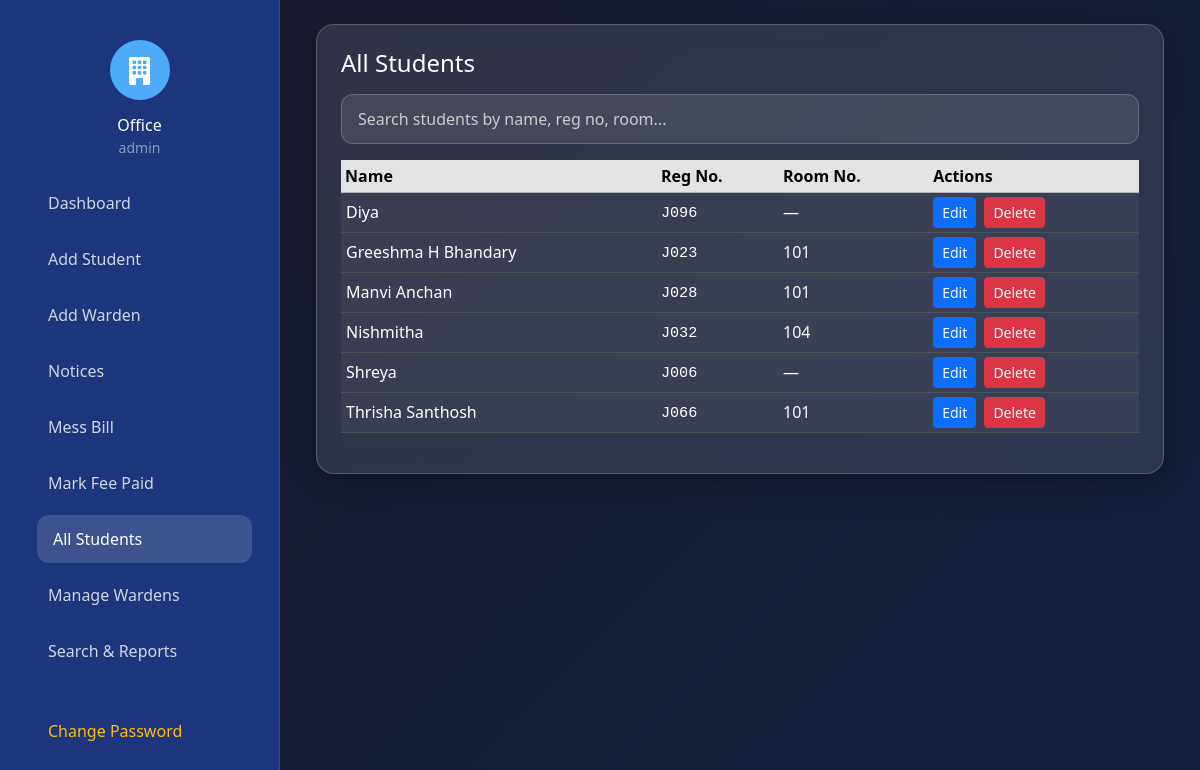
Screenshot of /dashboards/office.php?section=students (signed in) with the database file from the repository.
### tables this page shows
CREATE TABLE `students` (
  `id` int(11) NOT NULL,
  `user_id` int(11) NOT NULL,
  `name` varchar(100) NOT NULL,
  `phone` varchar(15) DEFAULT NULL,
  `email` varchar(100) DEFAULT NULL,
  `dob` date DEFAULT NULL,
  `address` text DEFAULT NULL,
  `register_no` varchar(20) NOT NULL,
  `room_no` varchar(10) DEFAULT NULL,
  `block` varchar(10) DEFAULT NULL,
  `year` varchar(10) DEFAULT NULL,
  `branch` varchar(50) DEFAULT NULL,
  `mess_balance` decimal(10,2) DEFAULT 25000.00,
  `fee_status` enum('paid','not_paid') DEFAULT 'not_paid',
  `fee_paid_by` int(11) DEFAULT NULL,
  `fee_paid_at` datetime DEFAULT NULL,
  `semester_mess_balance` decimal(10,2) DEFAULT 25000.00,
  `semester_rent` decimal(10,2) DEFAULT 50000.00
);

### dashboards/office.php (the view, shortened to what this page needs)
<?php
include '../includes/db.php';
$students = $pdo->query("SELECT s.*, u.username FROM students s JOIN users u ON s.user_id = u.id ORDER BY s.name")->fetchAll();
$active_section = $_GET['section'] ?? 'dashboard';
function url_with_section($section = null, $extra = []) {
    $params = $extra;
    if ($section !== null) $params['section'] = $section;
    elseif (isset($_GET['section'])) $params['section'] = $_GET['section'];
    return $params ? '?' . http_build_query($params) : '?';
}
?>
<!DOCTYPE html>
<html lang="en">
<head>
    <link href="https://cdn.jsdelivr.net/npm/bootstrap@5.3.3/dist/css/bootstrap.min.css" rel="stylesheet">
    <link href="https://cdn.jsdelivr.net/npm/bootstrap-icons@1.11.3/font/bootstrap-icons.min.css" rel="stylesheet">
    <link rel="stylesheet" href="../assets/css/style.css">
</head>
<body class="dashboard-bg">
<div class="sidebar">
    <div class="p-3 text-center">
        <div class="logo-circle mx-auto mb-3">
            <i class="bi bi-building-fill text-white fs-3"></i>
        </div>
        <h6 class="text-white mb-0">Office</h6>
        <small class="text-white-50"><?= htmlspecialchars($_SESSION['username']) ?></small>
    </div>
    <div class="nav-container">
        <ul class="nav flex-column">
            <li class="nav-item"><a href="?" class="nav-link <?= $active_section=='dashboard'?'active':'' ?>">Dashboard</a></li>
            <li class="nav-item"><a href="<?= url_with_section('addstudent') ?>" class="nav-link <?= $active_section=='addstudent'?'active':'' ?>">Add Student</a></li>
            <li class="nav-item"><a href="<?= url_with_section('addwarden') ?>" class="nav-link <?= $active_section=='addwarden'?'active':'' ?>">Add Warden</a></li>
            <li class="nav-item"><a href="<?= url_with_section('notices') ?>" class="nav-link <?= $active_section=='notices'?'active':'' ?>">Notices</a></li>
            <li class="nav-item"><a href="<?= url_with_section('messbill') ?>" class="nav-link <?= $active_section=='messbill'?'active':'' ?>">Mess Bill</a></li>
            <li class="nav-item"><a href="<?= url_with_section('feepaid') ?>" class="nav-link <?= $active_section=='feepaid'?'active':'' ?>">Mark Fee Paid</a></li>
            <li class="nav-item"><a href="<?= url_with_section('students') ?>" class="nav-link <?= $active_section=='students'?'active':'' ?>">All Students</a></li>
            <li class="nav-item"><a href="<?= url_with_section('wardens') ?>" class="nav-link <?= $active_section=='wardens'?'active':'' ?>">Manage Wardens</a></li>
            <li class="nav-item"><a href="<?= url_with_section('reports') ?>" class="nav-link <?= $active_section=='reports'?'active':'' ?>">Search & Reports</a></li>
            <li class="nav-item mt-4"><a href="#" class="nav-link text-warning" data-bs-toggle="modal" data-bs-target="#changePasswordModal">Change Password</a></li>
            <li class="nav-item"><a href="../logout.php" class="nav-link text-danger">Logout</a></li>
        </ul>
    </div>
</div>
<div class="main-content p-4">
    <div class="container-fluid">
        <div id="students" class="content-section <?= $active_section=='students'?'active':'' ?>" style="display: <?= $active_section=='students'?'block':'none' ?>;">
            <div class="glass-card p-4">
                <h4 class="text-white mb-3">All Students</h4>
                <div class="mb-3">
                    <input type="text" id="studentSearch" class="form-control glass-input" placeholder="Search students by name, reg no, room..." autocomplete="off">
                </div>
                <div class="table-responsive">
                    <table class="table table-dark table-hover table-sm align-middle">
                        <thead class="table-secondary">
                            <tr>
                                <th>Name</th>
                                <th>Reg No.</th>
                                <th>Room No.</th>
                                <th>Actions</th>
                            </tr>
                        </thead>
                        <tbody>
                            <?php foreach ($students as $s): ?>
                                <tr class="profile-row" style="cursor: pointer;">
                                    <td class="profile-row">
                                        <button class="btn btn-link text-white p-0 text-start fw-medium profile-link w-100 h-100 text-start"
                                                style="text-decoration: none !important;"
                                                data-type="student"
                                                data-name="<?= htmlspecialchars($s['name']) ?>"
                                                data-username="<?= $s['username'] ?>"
                                                data-regno="<?= $s['register_no'] ?>"
                                                data-block="<?= $s['block'] ?>"
                                                data-room="<?= $s['room_no'] ?? '—' ?>"
                                                data-phone="<?= htmlspecialchars($s['phone'] ?? '') ?>"
                                                data-email="<?= htmlspecialchars($s['email'] ?? '') ?>"
                                                data-dob="<?= $s['dob'] ?>"
                                                data-address="<?= htmlspecialchars($s['address'] ?? '') ?>"
                                                data-year="<?= $s['year'] ?>"
                                                data-branch="<?= $s['branch'] ?>">
                                            <?= htmlspecialchars($s['name']) ?>
                                        </button>
                                    </td>
                                    <td><code><?= $s['register_no'] ?></code></td>
                                    <td><?= $s['room_no'] ?? '—' ?></td>
                                    <td>
                                        <button class="btn btn-sm btn-primary me-1" data-bs-toggle="modal" data-bs-target="#editStudent<?= $s['id'] ?>">Edit</button>
                                        <form method="POST" class="d-inline" onsubmit="return confirm('Delete this student and ALL records?');">
                                            <button name="delete_student" class="btn btn-sm btn-danger">Delete</button>
                                        </form>
                                    </td>
                                </tr>
                            <?php endforeach; ?>
                        </tbody>
                    </table>
                </div>
            </div>
        </div>
    </div>
</div>
</body>
</html>

### assets/css/style.css (style rules this page uses)
.glass-card { background: rgba(255, 255, 255, 0.08); backdrop-filter: blur(14px); -webkit-backdrop-filter: blur(14px); border: 1px solid rgba(255, 255, 255, 0.15); border-radius: 20px; box-shadow: 0 8px 32px rgba(0, 0, 0, 0.37); }
.glass-input { background: rgba(255, 255, 255, 0.1); border: 1px solid rgba(255, 255, 255, 0.2); color: white; border-radius: 12px; padding: 0.75rem 1rem; transition: all 0.3s; }
.glass-input::placeholder { color: rgba(255, 255, 255, 0.6); }
.dashboard-bg { background: linear-gradient(135deg, #1a1a2e, #16213e); min-height: 100vh; color: white; }
.sidebar { position: fixed; top: 0; left: 0; width: 280px; height: 100vh; background: rgba(30, 58, 138, 0.8); backdrop-filter: blur(10px); padding: 1.5rem 1rem; border-right: 1px solid rgba(255,255,255,0.1); z-index: 1000; }
.logo-circle { width: 60px; height: 60px; background: #4dabf7; border-radius: 50%; display: flex; align-items: center; justify-content: center; }
.nav-link { color: rgba(255,255,255,0.8); padding: 0.75rem 1rem; border-radius: 12px; margin: 0.3rem 0; transition: all 0.3s; display: flex; align-items: center; }
.nav-link:hover, .nav-link.active { background: rgba(255,255,255,0.15); color: white; transform: translateX(5px); }
.main-content { margin-left: 280px; padding: 2rem; }
.welcome-card, .service-card, .glass-card { background: rgba(255, 255, 255, 0.1); backdrop-filter: blur(12px); border: 1px solid rgba(255, 255, 255, 0.2); border-radius: 18px; transition: transform 0.3s; }
.sidebar .nav-container { flex: 1; overflow-y: auto; padding: 0 1rem; -ms-overflow-style: none; scrollbar-width: none; }
.sidebar { position: fixed; top: 0; left: 0; width: 280px; height: 100vh; background: rgba(30, 58, 138, 0.85); backdrop-filter: blur(12px); border-right: 1px solid rgba(255,255,255,0.1); display: flex; flex-direction: column; z-index: 1000; }
.sidebar .nav-link { color: rgba(255,255,255,0.8); padding: 0.75rem 1rem; border-radius: 12px; margin: 0.25rem 0; transition: all 0.3s; display: flex; align-items: center; }
.sidebar .nav-link:hover, .sidebar .nav-link.active { background: rgba(255,255,255,0.15); color: white; transform: translateX(5px); }
.main-content { margin-left: 280px; min-height: 100vh; }
.content-section { display: none; }
.content-section.active { display: block; }

### dashboards/office.php (style rules this page uses)
.form-select, .form-control { color: #000 !important; background-color: #fff !important; border: 1px solid #ccc !important; }
code { color: #ffffff !important; background: transparent !important; padding: 0 !important; font-size: 0.95em !important; font-family: 'Courier New', monospace; }
.glass-input { background: rgba(255,255,255,0.1) !important; border: 1px solid rgba(255,255,255,0.2) !important; color: #fff !important; position: relative; }
.glass-input::placeholder { color: #cccccc !important; opacity: 1 !important; }
.table-dark { --bs-table-bg: rgba(255,255,255,0.05); }
.profile-link { display: block; color: inherit !important; text-decoration: none !important; }

### rows the page displays
students: name "Diya", register_no "J096", room_no "—"
students: name "Greeshma H Bhandary", register_no "J023", room_no "101"
students: name "Manvi Anchan", register_no "J028", room_no "101"
students: name "Nishmitha", register_no "J032", room_no "104"
students: name "Shreya", register_no "J006", room_no "—"
students: name "Thrisha Santhosh", register_no "J066", room_no "101"

### other values shown
$_SESSION['username'] "admin"
